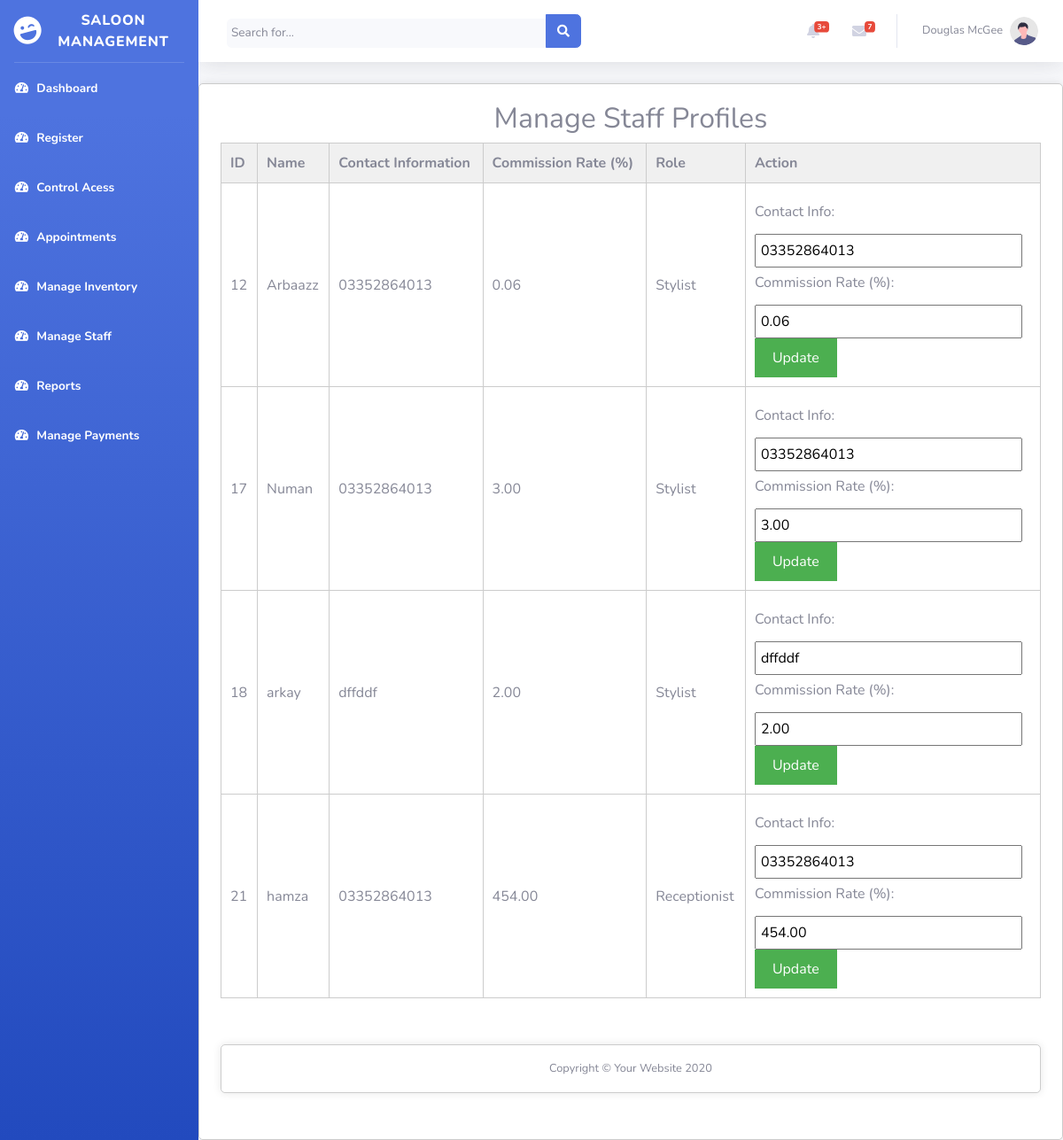
The page /e_project_saloon_management/admin_panel/staff_management.php (signed in) on the database its author committed.
### tables this page shows
CREATE TABLE `users` (
  `id` int(11) NOT NULL,
  `user_name` varchar(50) NOT NULL,
  `user_email` varchar(100) NOT NULL,
  `role` enum('admin','user','receptionist','stylist') NOT NULL,
  `user_password` varchar(400) NOT NULL,
  `created_at` timestamp NOT NULL DEFAULT current_timestamp(),
  `contact_info` varchar(255) DEFAULT NULL,
  `work_schedule` text DEFAULT NULL,
  `commission_rate` decimal(5,2) DEFAULT NULL
);

### e_project_saloon_management/admin_panel/staff_management.php (the view, shortened to what this page needs)
<?php
include $_SERVER['DOCUMENT_ROOT'] . '/e_project_saloon_management/admin_panel/db_connection.php';
$staff_result = $conn->query("SELECT id, user_name, contact_info, commission_rate, role FROM users WHERE role IN ('stylist', 'receptionist')");
?>
<!DOCTYPE html>
<html lang="en">
<head>
    <link href="vendor/fontawesome-free/css/all.min.css" rel="stylesheet" type="text/css">
    <link href="css/sb-admin-2.min.css" rel="stylesheet">
    <link href="vendor/datatables/dataTables.bootstrap4.min.css" rel="stylesheet">
</head>
<body id="page-top">
    <div id="wrapper">
        <ul class="navbar-nav bg-gradient-primary sidebar sidebar-dark accordion" id="accordionSidebar">
            <a class="sidebar-brand d-flex align-items-center justify-content-center" href="admin_index.php">
                <div class="sidebar-brand-icon rotate-n-15">
                    <i class="fas fa-laugh-wink"></i>
                </div>
                <div class="sidebar-brand-text mx-3">Saloon Management</div>
            </a>
            <hr class="sidebar-divider my-0">
            <li class="nav-item active">
                <a class="nav-link" href="admin_index.php">
                    <i class="fas fa-fw fa-tachometer-alt"></i>
                    <span>Dashboard</span></a>
            </li>
            <li class="nav-item active">
                <a class="nav-link" href="admin_register.php">
                    <i class="fas fa-fw fa-tachometer-alt"></i>
                    <span>Register</span></a>
            </li>
            <li class="nav-item active">
                <a class="nav-link" href="admin_access_contro.php">
                    <i class="fas fa-fw fa-tachometer-alt"></i>
                    <span>Control Acess</span></a>
            </li>
            <li class="nav-item active">
                <a class="nav-link" href="admin_appointments.php">
                    <i class="fas fa-fw fa-tachometer-alt"></i>
                    <span>Appointments</span></a>
            </li>
            <li class="nav-item active">
                <a class="nav-link" href="manage_inventory.php">
                    <i class="fas fa-fw fa-tachometer-alt"></i>
                    <span>Manage Inventory</span></a>
            </li>
            <li class="nav-item active">
                <a class="nav-link" href="manage_staff.php">
                    <i class="fas fa-fw fa-tachometer-alt"></i>
                    <span>Manage Staff</span></a>
            </li>
            <li class="nav-item active">
                <a class="nav-link" href="reports.php">
                    <i class="fas fa-fw fa-tachometer-alt"></i>
                    <span>Reports</span></a>
            </li>
            <li class="nav-item active">
                <a class="nav-link" href="record_and_display_payment.php">
                    <i class="fas fa-fw fa-tachometer-alt"></i>
                    <span>Manage Payments</span></a>
            </li>
        </ul>
        <div id="content-wrapper" class="d-flex flex-column">
            <div id="content">
                <nav class="navbar navbar-expand navbar-light bg-white topbar mb-4 static-top shadow">
                    <form
                        class="d-none d-sm-inline-block form-inline mr-auto ml-md-3 my-2 my-md-0 mw-100 navbar-search">
                        <div class="input-group">
                            <input type="text" class="form-control bg-light border-0 small" placeholder="Search for..."
                                aria-label="Search" aria-describedby="basic-addon2">
                            <div class="input-group-append">
                                <button class="btn btn-primary" type="button">
                                    <i class="fas fa-search fa-sm"></i>
                                </button>
                            </div>
                        </div>
                    </form>
                    <ul class="navbar-nav ml-auto">
                        <li class="nav-item dropdown no-arrow mx-1">
                            <a class="nav-link dropdown-toggle" href="#" id="alertsDropdown" role="button"
                                data-toggle="dropdown" aria-haspopup="true" aria-expanded="false">
                                <i class="fas fa-bell fa-fw"></i>
                                <span class="badge badge-danger badge-counter">3+</span>
                            </a>
                        </li>
                        <li class="nav-item dropdown no-arrow mx-1">
                            <a class="nav-link dropdown-toggle" href="#" id="messagesDropdown" role="button"
                                data-toggle="dropdown" aria-haspopup="true" aria-expanded="false">
                                <i class="fas fa-envelope fa-fw"></i>
                                <span class="badge badge-danger badge-counter">7</span>
                            </a>
                        </li>
                        <li class="nav-item dropdown no-arrow">
                            <a class="nav-link dropdown-toggle" href="#" id="userDropdown" role="button"
                                data-toggle="dropdown" aria-haspopup="true" aria-expanded="false">
                                <span class="mr-2 d-none d-lg-inline text-gray-600 small">Douglas McGee</span>
                                <img class="img-profile rounded-circle"
                                    src="img/undraw_profile.svg">
                            </a>
                        </li>
                    </ul>
                </nav>
<div class="container">
    <h2>Manage Staff Profiles</h2>
    <table>
        <thead>
            <tr>
                <th>ID</th>
                <th>Name</th>
                <th>Contact Information</th>
                <th>Commission Rate (%)</th>
                <th>Role</th>
                <th>Action</th>
            </tr>
        </thead>
        <tbody>
            <?php while ($row = $staff_result->fetch_assoc()) { ?>
                <tr>
                    <td><?= $row['id'] ?></td>
                    <td><?= $row['user_name'] ?></td>
                    <td><?= $row['contact_info'] ?></td>
                    <td><?= $row['commission_rate'] ?></td>
                    <td><?= ucfirst($row['role']) ?></td>
                    <td>
                        <form method="POST">
                            <label for="contact_info">Contact Info:</label>
                            <input type="text" id="contact_info" name="contact_info" value="<?= $row['contact_info'] ?>" required>
                            <label for="commission_rate">Commission Rate (%):</label>
                            <input type="number" id="commission_rate" name="commission_rate" value="<?= $row['commission_rate'] ?>" required>
                            <button type="submit">Update</button>
                        </form>
                    </td>
                </tr>
            <?php } ?>
        </tbody>
    </table>
            <footer class="sticky-footer bg-white">
                <div class="container my-auto">
                    <div class="copyright text-center my-auto">
                        <span>Copyright &copy; Your Website 2020</span>
                    </div>
                </div>
            </footer>
        </div>
    </div>
</body>
</html>

### e_project_saloon_management/admin_panel/staff_management.php (style rules this page uses)
body { font-family: Arial, sans-serif; background-color: #f0f0f0; }
.container { max-width: 800px; margin: auto; padding: 20px; background-color: #fff; border: 1px solid #ccc; border-radius: 5px; box-shadow: 0 0 10px rgba(0,0,0,0.1); }
h2 { text-align: center; margin-bottom: 20px; }
table { width: 100%; border-collapse: collapse; margin-bottom: 20px; }
table th, table td { padding: 10px; text-align: left; border: 1px solid #ccc; }
table th { background-color: #f0f0f0; }
form { margin-top: 10px; }
form label { display: block; margin-top: 5px; }
form input[type="text"], form input[type="number"] { width: calc(100% - 10px); padding: 5px; margin-top: 5px; }
form button { background-color: #4CAF50; color: white; border: none; padding: 10px 20px; cursor: pointer; }

### rows shown on the page
users: id "12", user_name "Arbaazz", contact_info "03352864013", commission_rate "0.06", role "Stylist"
users: id "17", user_name "Numan", contact_info "03352864013", commission_rate "3.00", role "Stylist"
users: id "18", user_name "arkay", contact_info "dffddf", commission_rate "2.00", role "Stylist"
users: id "21", user_name "hamza", contact_info "03352864013", commission_rate "454.00", role "Receptionist"
